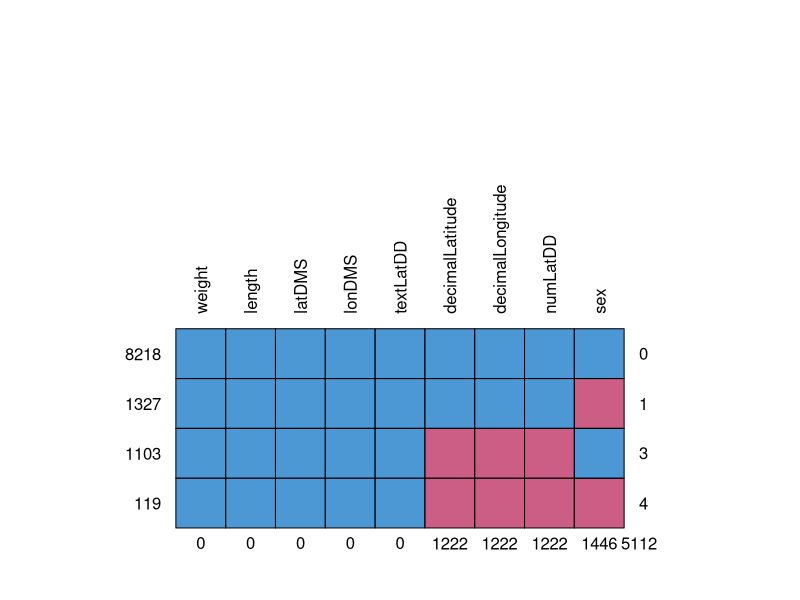
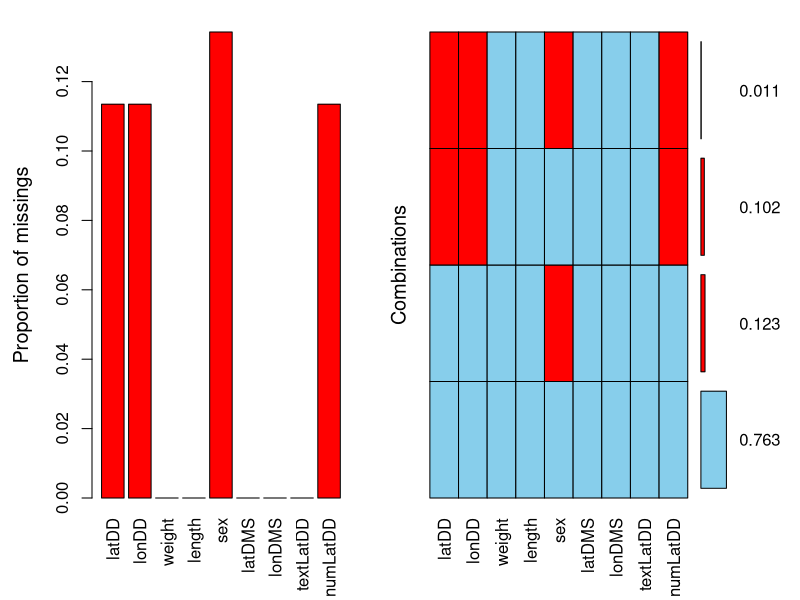
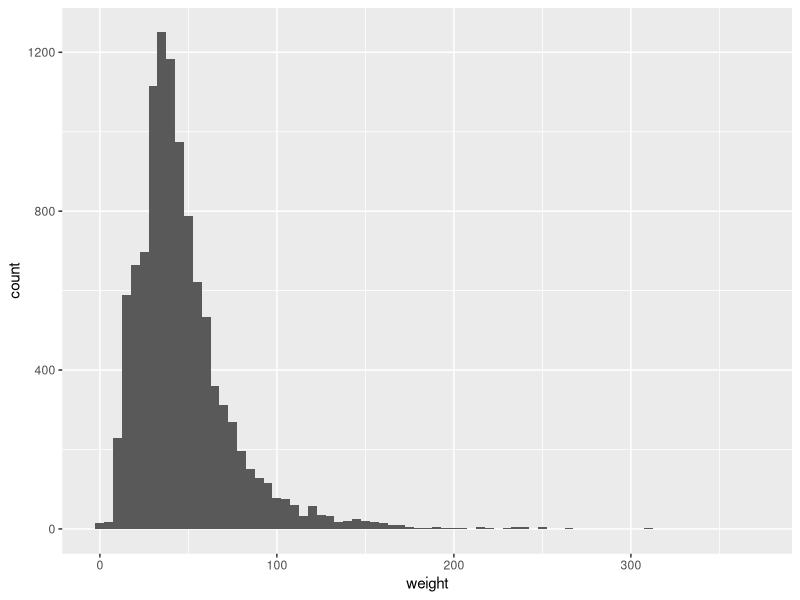
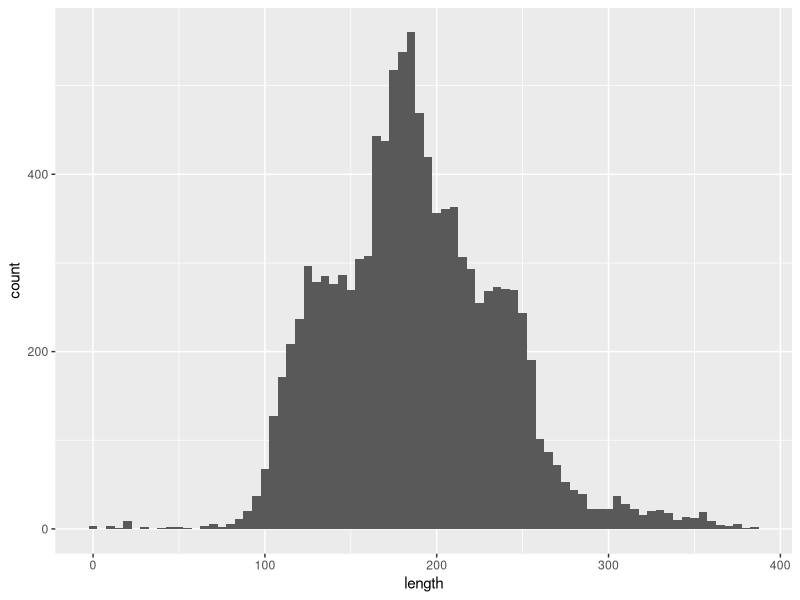

Source code (R) for these figures, in order:
knitr::opts_chunk$set(echo = TRUE)

library(tidyverse)

# Import the source CSV file that contains a structural flaw
rawDataStruct <- read_csv("../data/learning_struct.csv", 
                    progress = FALSE)

# Display the column definitions for the imported dataset
spec(rawDataStruct)

# Report the problems that were encountered when the data were imported.
problems(rawDataStruct)

# Display the imported table
rawDataStruct

library(tidyverse)

# Import the source CSV file that does not contain the structural problem highlighted above
rawData <- read_csv("../data/learning.csv", 
                    progress = FALSE)

# Display the column definitions for the imported dataset
spec(rawData)

# Report the problems that were encountered when the data were imported.
problems(rawData)

# Display the imported table
rawData

spec(rawData)
rawData %>%
  select(catalogNumber,textLatDD)

# test the creation of a numLatDD column as a numeric column and see what rows were converted to NA
rawData %>%
  mutate(numLatDD = as.numeric(rawData$textLatDD)) %>%
  filter(is.na(numLatDD)) %>%
  select(textLatDD, numLatDD) %>%
  print() %>%
  group_by(textLatDD) %>%
  summarize(count = n()) 


# create a numeric column based on the previously tested conversion of the textLatDD column
rawData$numLatDD <- as.numeric(rawData$textLatDD)
rawData

rawData2 <- read_csv("../data/learning.csv", 
                     col_types = cols(
                        textLatDD = col_double()
                        ),
                     progress = FALSE)

# Display the column definitions for the imported dataset
spec(rawData2)

# Report the problems that were encountered when the data were imported.
problems(rawData2)

# Display the imported table
rawData2

# convert the catalogNumberTxt column to a character column and see what the result is
rawData %>%
  mutate(catalogNumberTxt = as.character(catalogNumber)) %>%
  filter(is.na(catalogNumberTxt))


paste("decimalLatitude: number of NA values", sum(is.na(rawData$decimalLatitude)), sep = " ")
paste("decimalLongitude: number of NA values", sum(is.na(rawData$decimalLongitude)), sep = " ")
paste("weight: number of NA values", sum(is.na(rawData$weight)), sep = " ")
paste("length: number of NA values", sum(is.na(rawData$length)), sep = " ")
paste("sex: number of NA values", sum(is.na(rawData$sex)), sep = " ")
paste("latDMS: number of NA values", sum(is.na(rawData$latDMS)), sep = " ")
paste("lonDMS: number of NA values", sum(is.na(rawData$lonDMS)), sep = " ")
paste("textLatDD: number of NA values", sum(is.na(rawData$textLatDD)), sep = " ")
paste("numLatDD: number of NA values", sum(is.na(rawData$numLatDD)), sep = " ")


options(width = 120)
library(mice)
library(VIM)

rawData %>%
  select(decimalLatitude, decimalLongitude, weight, length, sex, latDMS, lonDMS, textLatDD, numLatDD) %>%
  md.pattern(rotate.names = TRUE)

rawData %>%
  select(decimalLatitude, decimalLongitude, weight, length, sex, latDMS, lonDMS, textLatDD, numLatDD) %>%
  rename(latDD = decimalLatitude, lonDD = decimalLongitude) %>%
  aggr(numbers=TRUE)

rawData %>%
  select(recordedBy, latDMS, lonDMS)

collectorExtract <- "^collector\\(s\\):\\s(.*;|.*$)"
preparatorExtract <- "preparator\\(s\\):\\s(.*;|.*$)"
#str_match(rawData$recordedBy, collectorExtract)[,2]
#str_match(rawData$recordedBy, preparatorExtract)[,2]
rawData$collectors <- str_match(rawData$recordedBy, collectorExtract)[,2]
rawData$preparators <- str_match(rawData$recordedBy, preparatorExtract)[,2]

dmsExtract <- "\\s*(-*[:digit:]+)°\\s*([:digit:]+)\\'\\s*([:digit:]+)"

latSubstrings <- str_match(rawData$latDMS, dmsExtract)
rawData$latD <- as.numeric(latSubstrings[,2])
rawData$latM <- as.numeric(latSubstrings[,3])
rawData$latS <- as.numeric(latSubstrings[,4])

glimpse(latSubstrings)

lonSubstrings <- str_match(rawData$lonDMS, dmsExtract)
rawData$lonD <- as.numeric(lonSubstrings[,2])
rawData$lonM <- as.numeric(lonSubstrings[,3])
rawData$lonS <- as.numeric(lonSubstrings[,4])

glimpse(lonSubstrings)

glimpse(rawData)

#library(assertr)
#
#rawData %>%
#  chain_start %>%
#  assert(within_bounds(1,Inf), weight) %>%
#  assert(within_bounds(1,Inf), length) %>%
#  insist(within_n_sds(3), weight) %>%
#  insist(within_n_sds(3), length) %>%
#  chain_end


library(ggplot2)
ggplot(rawData, aes(x=weight)) +
  geom_histogram(binwidth = 5)
ggplot(rawData, aes(x=length)) +
  geom_histogram(binwidth = 5)
  

# import the data with explicit column definitions for the textLatDD and catalogNumber columns
analysisData <- read_csv("../data/learning.csv", 
                     col_types = cols(
                        textLatDD = col_double(), 
                        catalogNumber = col_character()
                        ),
                     progress = FALSE)

# split up the recordedBy column
collectorExtract <- "^collector\\(s\\):\\s(.*;|.*$)"
preparatorExtract <- "preparator\\(s\\):\\s(.*;|.*$)"
analysisData$collectors <- str_match(analysisData$recordedBy, collectorExtract)[,2]
analysisData$preparators <- str_match(analysisData$recordedBy, preparatorExtract)[,2]

# split up the latDMS and lonDMS columns
dmsExtract <- "\\s*(-*[:digit:]+)°\\s*([:digit:]+)\\'\\s*([:digit:]+)"

latSubstrings <- str_match(analysisData$latDMS, dmsExtract)
analysisData$latD <- as.numeric(latSubstrings[,2])
analysisData$latM <- as.numeric(latSubstrings[,3])
analysisData$latS <- as.numeric(latSubstrings[,4])

lonSubstrings <- str_match(analysisData$lonDMS, dmsExtract)
analysisData$lonD <- as.numeric(lonSubstrings[,2])
analysisData$lonM <- as.numeric(lonSubstrings[,3])
analysisData$lonS <- as.numeric(lonSubstrings[,4])

glimpse(analysisData)
